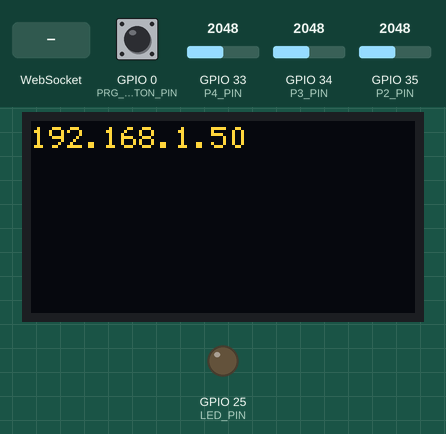
This sketch was run on a simulated ESP32. Shown: 128×64 one-colour display, output pins drawn as LEDs (lit = HIGH). Inputs (shaded band) come from the test bench; at power-on: GPIO 0 (PRG_BUTTON_PIN) LOW, GPIO 33 (P4_PIN) = 2048, GPIO 34 (P3_PIN) = 2048, GPIO 35 (P2_PIN) = 2048 (analog values on the 0–4095 scale). The OLED is the two-colour kind (top 16 rows yellow); WiFi joins after 1.5 s; servers stay silent unless stated; what the sketch prints to the serial monitor is not drawn.

Above: at 3.3 s.
3.4 s: WebSocket text "IULI42" received
Timing chart, 0 to 6.4 s (numbered marks = the images above; inputs shaded):
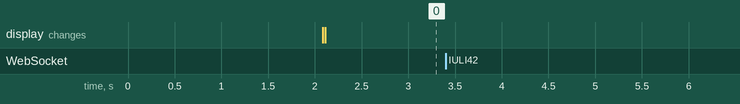

The sketch:

ESP32_Test1.ino
```cpp
#include <U8g2lib.h>
#include <U8x8lib.h>
U8G2_SSD1306_128X64_NONAME_F_SW_I2C u8g2(U8G2_R0, /* clock=*/ 15, /* data=*/ 4, /* reset=*/ 16);

#include <WiFi.h>
#include <AsyncTCP.h>
#include <ESPAsyncWebServer.h>

const char* ssid = "IULIALIEN";
const char* password = "11112222";
//const char* ssid = "IULI42";
//const char* password = "41862513";

bool ledState = 0;


// ESP32 OLED WiFi Kit onboard LED
#define LED_PIN 25
// ESP32 OLED WiFi Kit "PRG" button for input to programs
#define PRG_BUTTON_PIN 0

#define P2_PIN 35
#define P3_PIN 34
#define P4_PIN 33

// Create AsyncWebServer object on port 80
AsyncWebServer server(80);
AsyncWebSocket ws("/ws");

#include "Webserver.hh"

void setup() {

  // SET UP PINS
  analogReadResolution(10);
  pinMode(P2_PIN, INPUT);
  pinMode(P3_PIN, INPUT_PULLUP);
  pinMode(P4_PIN, INPUT_PULLUP);


  // SET UP DISPLAY

  // TODO:IR: switch to cursor caret https://github.com/olikraus/u8g2/blob/master/sys/arduino/u8g2_page_buffer/ScrollingText/ScrollingText.ino

  u8g2.begin();
  u8g2.setFont(u8g2_font_6x12_mf); // fairly small font
  u8g2.setFontRefHeightExtendedText();
  u8g2.setDrawColor(1); // normal, not inverted
  u8g2.setFontPosTop(); // x,y is at top of font
  u8g2.setFontDirection(0); // not rotated

  u8g2.drawStr(0, 0, "It Works! Connecting to wifi...");
  u8g2.sendBuffer();

  // SERIAL PORT
  Serial.begin(115200);

  // PINS
  pinMode(LED_PIN, OUTPUT);
  digitalWrite(LED_PIN, LOW);
  pinMode(PRG_BUTTON_PIN, INPUT);

  // WIFI
  WiFi.begin(ssid, password);
  while (WiFi.status() != WL_CONNECTED) {
    delay(1000);
    Serial.println("Connecting to WiFi..");
  }

  // Print ESP Local IP Address
  Serial.println(WiFi.localIP());

  u8g2.clear();
  u8g2.drawStr(0, 0, WiFi.localIP().toString().c_str());
  u8g2.sendBuffer();

  // WEB SERVER

  initWebSocket();

  // Route for root / web page
  /*
  server.on("/", HTTP_GET, [](AsyncWebServerRequest *request){
    request->send_P(200, "text/html", index_html, processor);
  });
  */

  // Start server
  server.begin();

}

int lastPRG = 0;


int P1 = 0;
int P2 = 0;
int P3 = 0;
int P4 = 0;

void wsSendAllSensors() {
  String msg = "";
  msg += "burst::";
  msg += ""+String(P1);
  msg += "-"+String(P2);
  msg += "-"+String(P3);
  msg += "-"+String(P4);

  ws.textAll(msg);

}

int nextUpdate;

void loop() {

  digitalWrite(LED_PIN, ledState);


  if (millis() < nextUpdate) {
    return;
  }
  nextUpdate = millis() + 600;


  int p = digitalRead(PRG_BUTTON_PIN);
  if (p != lastPRG) {
    P1 = p * 1000;
    lastPRG = p;
  }

  P2 = analogRead(P2_PIN); delay(1);
  P3 = analogRead(P3_PIN); delay(1);
  P4 = analogRead(P4_PIN); delay(1);

  wsSendAllSensors();
}
```

Webserver.hh
```cpp
const char index_html[] PROGMEM = R"rawliteral(
<!DOCTYPE HTML><html>
<head>
  <title>ESP Web Server</title>
  <meta name="viewport" content="width=device-width, initial-scale=1">
  <link rel="icon" href="data:,">
  <style>
  html {
    font-family: Arial, Helvetica, sans-serif;
    text-align: center;
  }
  h1 {
    font-size: 1.8rem;
    color: white;
  }
  h2{
    font-size: 1.5rem;
    font-weight: bold;
    color: #143642;
  }
  .topnav {
    overflow: hidden;
    background-color: #143642;
  }
  body {
    margin: 0;
  }
  .content {
    padding: 30px;
    max-width: 600px;
    margin: 0 auto;
  }
  .card {
    background-color: #F8F7F9;;
    box-shadow: 2px 2px 12px 1px rgba(140,140,140,.5);
    padding-top:10px;
    padding-bottom:20px;
  }
  .button {
    padding: 15px 50px;
    font-size: 24px;
    text-align: center;
    outline: none;
    color: #fff;
    background-color: #0f8b8d;
    border: none;
    border-radius: 5px;
    -webkit-touch-callout: none;
    -webkit-user-select: none;
    -khtml-user-select: none;
    -moz-user-select: none;
    -ms-user-select: none;
    user-select: none;
    -webkit-tap-highlight-color: rgba(0,0,0,0);
   }
   /*.button:hover {background-color: #0f8b8d}*/
   .button:active {
     background-color: #0f8b8d;
     box-shadow: 2 2px #CDCDCD;
     transform: translateY(2px);
   }
   .state {
     font-size: 1.5rem;
     color:#8c8c8c;
     font-weight: bold;
   }
  </style>
<title>ESP Web Server</title>
<meta name="viewport" content="width=device-width, initial-scale=1">
<link rel="icon" href="data:,">
</head>
<body>
  <div class="topnav">
    <h1>ESP WebSocket Server</h1>
  </div>
  <div class="content">
    <div class="card">
      <h2>Output - GPIO 2</h2>
      <p class="state">state: <span id="state">%STATE%</span></p>
      <p><button id="button" class="button">Toggle</button></p>
    </div>
  </div>
<script>
  var gateway = `ws://${window.location.hostname}/ws`;
  var websocket;
  window.addEventListener('load', onLoad);
  function initWebSocket() {
    console.log('Trying to open a WebSocket connection...');
    websocket = new WebSocket(gateway);
    websocket.onopen    = onOpen;
    websocket.onclose   = onClose;
    websocket.onmessage = onMessage; // <-- add this line
  }
  function onOpen(event) {
    console.log('Connection opened');
  }
  function onClose(event) {
    console.log('Connection closed');
    setTimeout(initWebSocket, 2000);
  }
  function onMessage(event) {
    var state;
    if (event.data == "1"){
      state = "ON";
    }
    else{
      state = "OFF";
    }
    document.getElementById('state').innerHTML = state;
  }
  function onLoad(event) {
    initWebSocket();
    initButton();
  }
  function initButton() {
    document.getElementById('button').addEventListener('click', toggle);
  }
  function toggle(){
    websocket.send('toggle');
  }
</script>
</body>
</html>
)rawliteral";

void notifyClients() {
  ws.textAll(String(ledState));
}

void handleWebSocketMessage(void *arg, uint8_t *data, size_t len) {
  AwsFrameInfo *info = (AwsFrameInfo*)arg;
  if (info->final && info->index == 0 && info->len == len && info->opcode == WS_TEXT) {
    data[len] = 0;
    if (strcmp((char*)data, "toggle") == 0) {
      ledState = !ledState;
      notifyClients();
    }
  }
}

void onEvent(AsyncWebSocket *server, AsyncWebSocketClient *client, AwsEventType type,
             void *arg, uint8_t *data, size_t len) {
  switch (type) {
    case WS_EVT_CONNECT:
      Serial.printf("WebSocket client #%u connected from %s\n", client->id(), client->remoteIP().toString().c_str());
      ws.cleanupClients();
      break;
    case WS_EVT_DISCONNECT:
      Serial.printf("WebSocket client #%u disconnected\n", client->id());
      ws.cleanupClients();
      break;
    case WS_EVT_DATA:
      handleWebSocketMessage(arg, data, len);
      break;
    case WS_EVT_PONG:
    case WS_EVT_ERROR:
      break;
  }
}

void initWebSocket() {
  ws.onEvent(onEvent);
  server.addHandler(&ws);
}

String processor(const String& var){
  Serial.println(var);
  if(var == "STATE"){
    if (ledState){
      return "ON";
    }
    else{
      return "OFF";
    }
  }
}
```

Measured:
- after the input at 3.4 s, every drawn part: stays the same
